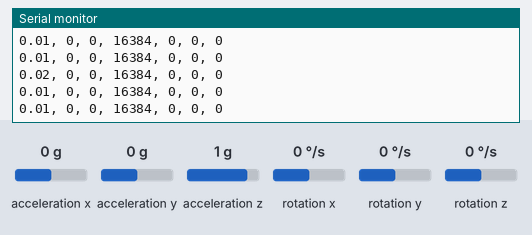
Bench run of a sketch on a simulated Arduino Uno, built with avr-gcc and run on an emulated ATmega328P. On the bench: the last lines printed to the serial monitor. Inputs (shaded band) come from the test bench; at power-on: acceleration x 0 g, acceleration y 0 g, acceleration z 1 g, rotation x 0 °/s, rotation y 0 °/s, rotation z 0 °/s.

Above: at 1.2 s.
1.3 s: acceleration x set to -1.4 g
At 2.2 s:
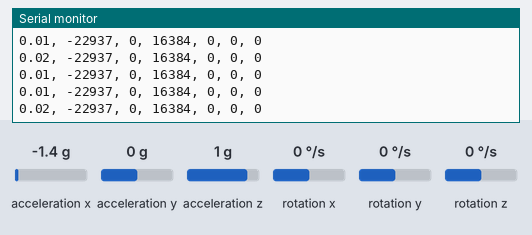
2.8 s: acceleration y set to 0.8 g
At 3.6 s:
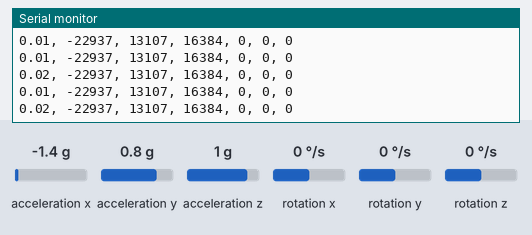
5.8 s: acceleration x set to 0.8 g
At 6.5 s:
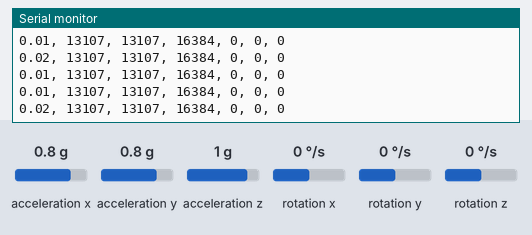
8.8 s: acceleration z set to -1.4 g
At 9.5 s:
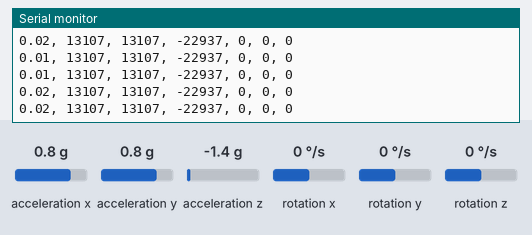
10.3 s: rotation x set to -192 °/s
At 11.3 s:
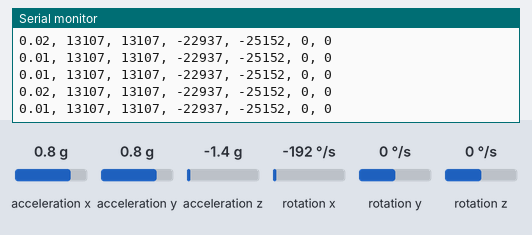
Timing chart, 0 to 12.8 s (numbered marks = the images above; inputs shaded):
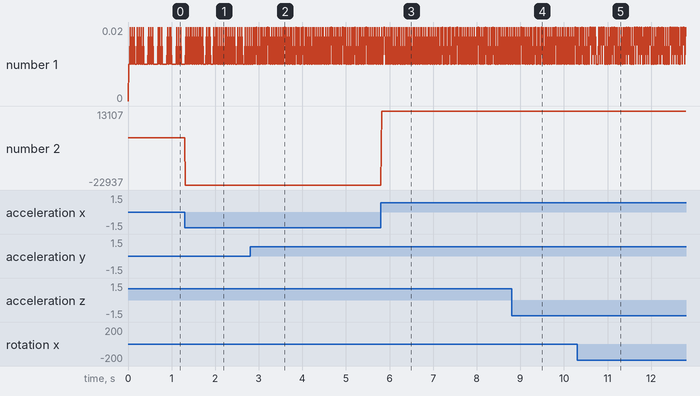

Measured:
- after the input at 1.3 s, the serial monitor: prints a new line at once (image 1)
- after the input at 2.8 s, the serial monitor: prints a new line at once (image 2)
- after the input at 5.8 s, the serial monitor: prints a new line at once (image 3)
- after the input at 8.8 s, the serial monitor: prints a new line at once (image 4)
- after the input at 10.3 s, the serial monitor: prints a new line at once (image 5)
- plotted number 2: 0 → -22937 after the input at 1.3 s

The sketch:

raw_data.ino
```cpp
// Librerias I2C para controlar el mpu6050
// la libreria MPU6050.h necesita I2Cdev.h, I2Cdev.h necesita Wire.h
#include "I2Cdev.h"
#include "MPU6050.h"
#include "Wire.h"

// La dirección del MPU6050 puede ser 0x68 o 0x69, dependiendo
// del estado de AD0. Si no se especifica, 0x68 estará implicito
MPU6050 sensor;

// Valores RAW (sin procesar) del acelerometro y giroscopio en los ejes x,y,z
int ax, ay, az;
int gx, gy, gz;

long tiempo_prev;
float dt;
float ang_x, ang_y;
float ang_x_prev, ang_y_prev;

void setup() {
  Serial.begin(115200);     //Iniciando puerto serial
  Wire.begin();             //Iniciando I2C
  sensor.initialize();      //Iniciando el sensor

  if (sensor.testConnection()) Serial.println("Sensor iniciado correctamente");
  else Serial.println("Error al iniciar el sensor");
}

void loop() {
  // Leer las aceleraciones y velocidades angulares
  sensor.getAcceleration(&ax, &ay, &az);
  sensor.getRotation(&gx, &gy, &gz);

  dt = (millis()-tiempo_prev)/1000.0;
  tiempo_prev=millis();

  Serial.print(dt);
  Serial.print(", ");
  Serial.print(ax);
  Serial.print(", ");
  Serial.print(ay);
  Serial.print(", ");
  Serial.print(az);
  Serial.print(", ");
  Serial.print(gx);
  Serial.print(", ");
  Serial.print(gy);
  Serial.print(", ");
  Serial.println(gz);

  delay(10);
}
```
